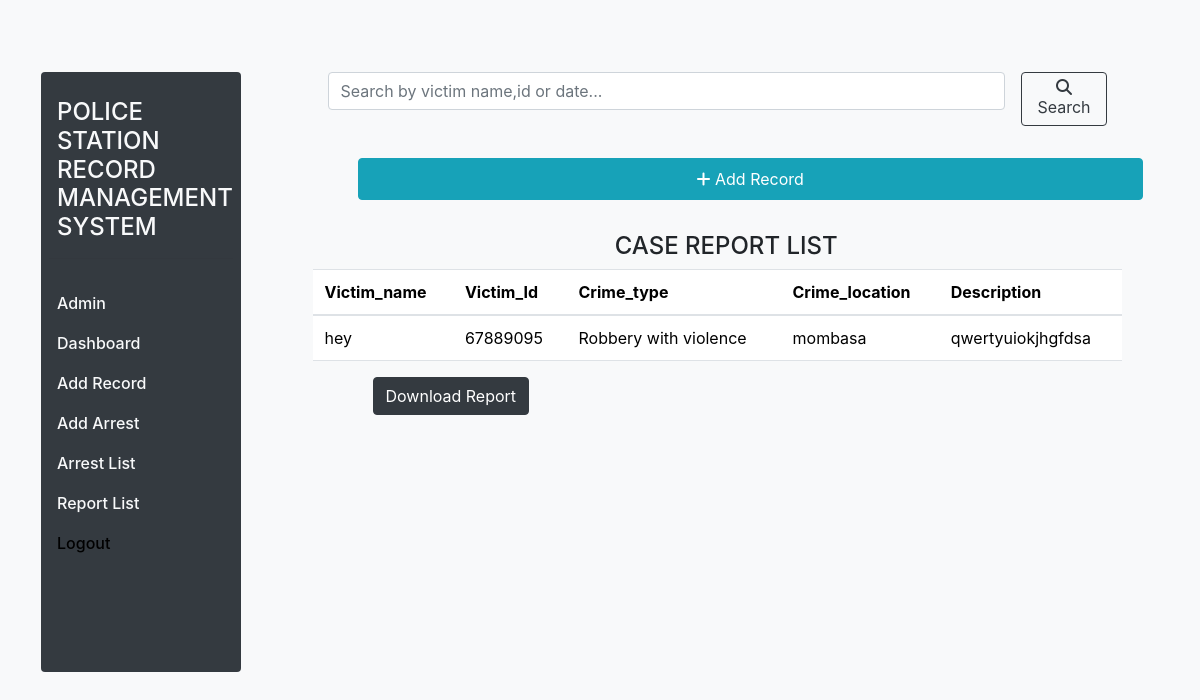
The page /report/list (signed in) on the database as committed earlier.
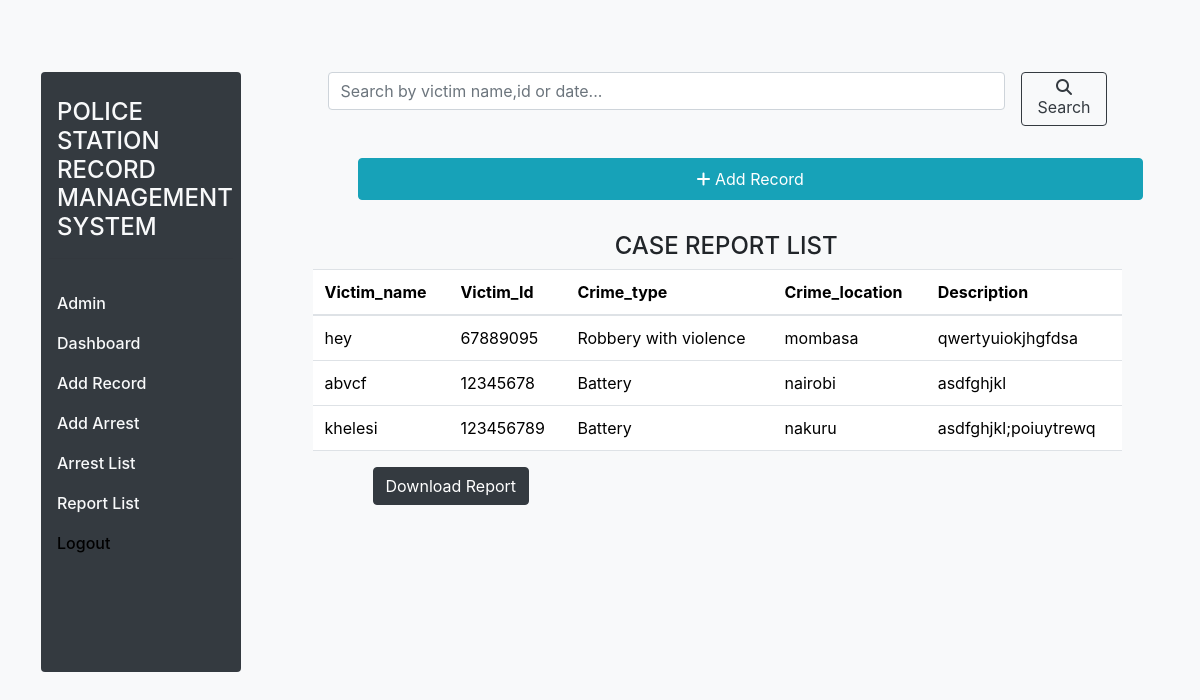
The same page on the database as committed later.
### records/models.py (models this page shows)
class Report (models.Model):
    report_id = models.UUIDField(default=uuid.uuid4, editable=False, unique=True)
    victim_name = models.CharField(max_length=100)
    victim_id = models.IntegerField(max_length=8)
    crime_type = models.ForeignKey(Crime,on_delete=models.CASCADE)
    crime_location = models.CharField(max_length=100)
    date = models.DateTimeField(auto_now_add=True)
    description = models.TextField(max_length=100)

class Crime(models.Model):
    name = models.CharField(max_length=100)
    def __str__(self) :
        return self.name

### records/views.py (the view)
# urls.py: path('report/list', views.report_list, name='report_list'),
@login_required(login_url='login')
def report_list(request):
    q = request.GET.get('q') if request.GET.get('q') != None else ''
    report_list = Report.objects.filter(
        Q(victim_id__icontains=q) |
        Q(victim_name__icontains=q) |
        Q(date__icontains=q)
    )
    context = {
        'report_list': report_list,
    }
    return render(request, 'records/report_list.html', context)

### records/templates/records/report_list.html (shortened to what this page needs)
{% extends 'records/base.html' %} {% load crispy_forms_tags%}
    {% block content %}
    <div class="row">
        <div class="col-md-3 ">
            {% include 'records/sidebar.html'%}
        </div>
        <div class="col-md-8 mt-5">
                <form class="d-flex" method="GET">
                    <input class="form-control me-2" type="text" name="q" placeholder="Search by victim name,id or date..." aria-label="Search">
                    <button class="btn btn-outline-dark search ml-2" type="submit"><i class="fa-solid fa-magnifying-glass"></i>Search </button>
                </form>
            <div class="row">
                <div class="row">
                    <a href="{% url 'add_report'%}" class="btn btn-info m-3 ml-5 p-2"><i class="fa fa-plus"></i> Add Record</a>
                    <h4 class="text-center ml-4 mt-3">CASE REPORT LIST</h4>
                </div>
                <table class="table  p-2 jumbortron">
                    <thead>
                        <tr>
                            <th scope="col">Victim_name</th>
                            <th scope="col">Victim_Id</th>
                            <th scope="col">Crime_type</th>
                            <th scope="col">Crime_location</th>
                            <th scope="col">Description</th>
                        </tr>
                    </thead>
                    <tbody>
                        {% for report_list in report_list %}
                        <tr>
                            <td scope="row">{{report_list.victim_name}}</td>
                            <td scope="row">{{report_list.victim_id}}</td>
                            <td scope="row">{{report_list.crime_type}}</td>
                            <td scope="row">{{report_list.crime_location}}</td>
                            <td scope="row">{{report_list.description}}</td>
                        </tr>
                     {% empty %}
                     <div class="alert alert-info text-dark m-l ml-4 ">
                         <p class="text-center">Sorry No record available!!</p>
                     </div>
                        {% endfor%}
                    </tbody>
                    </table>
                    <div class="download ml-5">
                        <a href="{% url 'reports-download' %}" class="btn btn-dark">Download Report</a>
                    </div>
              </div>
        </div>
    </div>
    {% endblock content %}

### records/templates/records/base.html (shortened to what this page needs)
{% load static %}
<html lang="en">
<head>
    <link rel="stylesheet" href="{% static 'records/styles.css' %} ">
    <link rel="stylesheet" href="{% static 'records/dashboard.css' %}">
    <link rel="stylesheet" href="{% static 'records/bootstrap.min.css' %}">
    <link rel="stylesheet" href="{% static 'records/bootstrap.css' %} ">
    <link rel="stylesheet" href="https://cdnjs.cloudflare.com/ajax/libs/font-awesome/4.7.0/css/font-awesome.min.css">
    <link rel="stylesheet" href="https://stackpath.bootstrapcdn.com/bootstrap/4.5.0/css/bootstrap.min.css">
</head>
    <body class="bg-light">
        <div class="container-fluid m-3 p-2">
            {% block content%} {% endblock content %}
        </div>
   </body>
</html>

### records/templates/records/sidebar.html (shortened to what this page needs)
{% extends 'records/base.html'%}
{% load crispy_forms_tags %}
{% block content%}
<div class="row">
    <nav id="sidebarMenu" class="col-md-3 col-lg-2 d-md-block bg-light sidebar collapse m-1 p-1" style="position: fixed; margin-top:30px;">
        <div class="position-sticky pt-3">
          <nav>
    <div class="col-md-2 position-fixed bg-dark text-light p-2 rounded sidebar" data-spy="scroll" data-target="#main" style="min-height:600px;" id="sticky-sidebar">
        <a class="navbar-brand" href="#">  {% load static %}
            </a>
        <div>
            <h4 class="m-2">POLICE STATION RECORD MANAGEMENT SYSTEM</h4>
            <hr class="text-info">
        </div>
            <div class="d-flex flex-column flex-shrink-1 text-black  p-2 position-sticky collapse mt-1" id="sidebar" style="width: 280px; position:fixed;">
                <ul class="navbar-nav">
                    <li class="nav-item">
                        {% if user.is_superuser %}
                        <a href="/admin" class="nav-link text-light"> Admin</a>
                        <a href="{% url 'home'%}" class="nav-link text-light"> Dashboard</a>
                        <a href="{% url 'add_report' %}" class="nav-link text-light"> Add Record</a>
                        <a href="{% url 'add_arrest' %}" class="nav-link text-light"> Add Arrest</a>
                        <a href="{% url 'arrest_list' %}" class="nav-link text-light"> Arrest List</a>
                        <a href="{% url 'report_list' %}" class="nav-link text-light"> Report List</a>
                        <a class="nav-link mr-o" href="{% url 'logout'%}">Logout</a>
{% endif %}
                    </li>
                </ul>
            </div>
        </nav>
    </div>
</div>
{% endblock content%}

### records/static/records/dashboard.css (style rules this page uses)
body { font-size: .875rem; }
.sidebar { position: fixed; z-index: 100; }
.sidebar .nav-link { font-weight: 500; }

Rows that differ between the two databases and show on the page:
added Report: victim_name "abvcf", victim_id "12345678", crime_type "Battery", crime_location "nairobi", description "asdfghjkl"
added Report: victim_name "khelesi", victim_id "123456789", crime_type "Battery", crime_location "nakuru", description "asdfghjkl;poiuytrewq"
